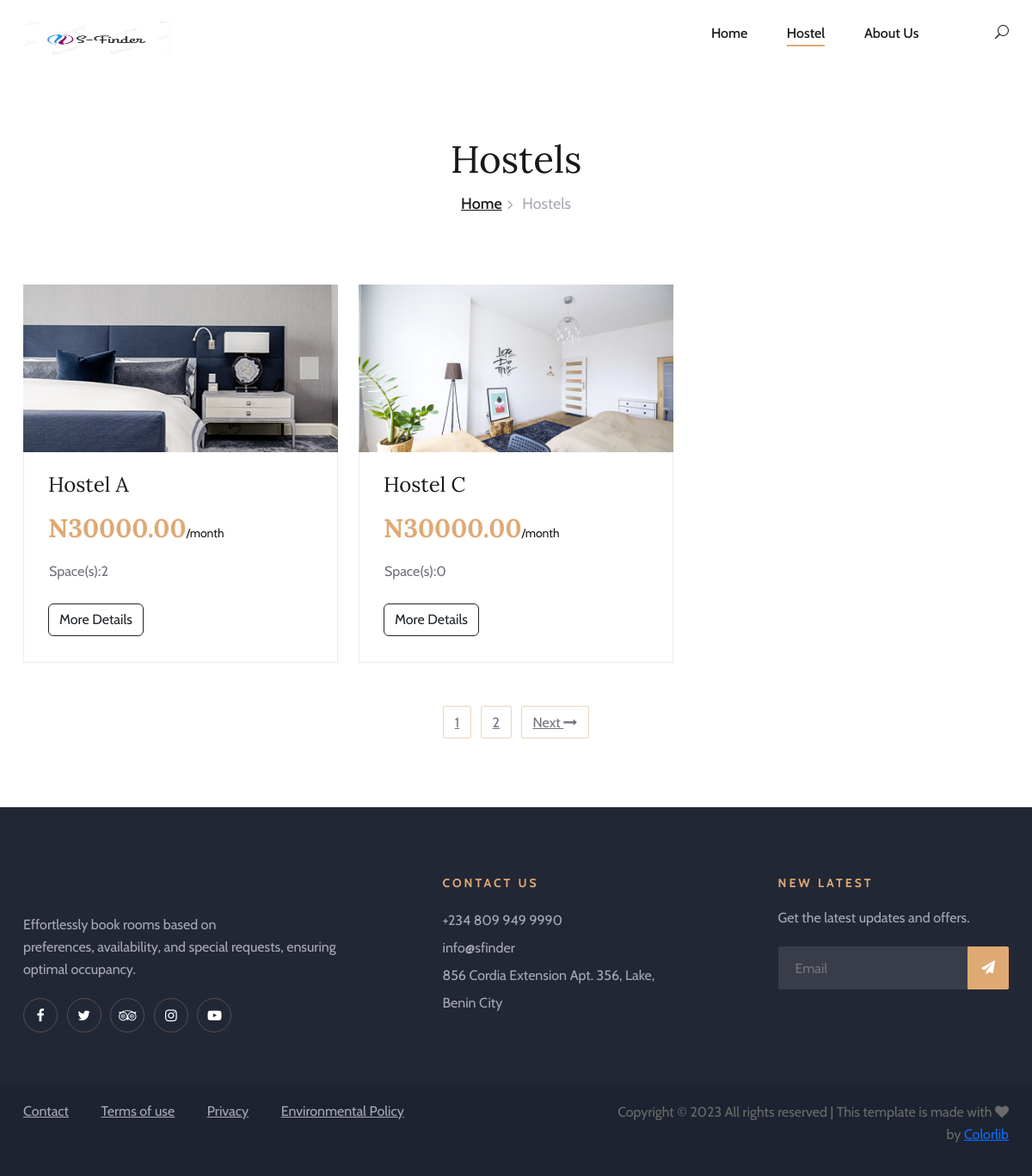
/hostels/, run on the app's committed database.
### booking/models.py (models this page shows, shortened)
class Accommodation(models.Model):
    name = models.CharField(max_length=100)
    address = models.TextField()
    capacity = models.PositiveIntegerField()
    description = models.TextField()
    price_per_month = models.DecimalField(max_digits=10, decimal_places=2)
    @property
    def getimage(self):
        imgs = roomImages.objects.filter(room_id=self.id).first()
        if imgs:
            return imgs.images.url
        else:
            return None
    @property
    def capacity(self):
        counter = roomCount.objects.get(Accommodation_id=self.id)
        return counter

class roomImages(models.Model):
    room = models.ForeignKey(Accommodation, on_delete=models.CASCADE)
    images = models.ImageField(upload_to="ROOMS/")

class roomCount(models.Model):
    Accommodation = models.ForeignKey(Accommodation, on_delete=models.CASCADE)
    count = models.IntegerField(default=0, blank=True)
    def __str__(self):
        return str(self.count)

### booking/views.py (the view)
# urls.py: path('hostels/', views.Accomodation_listing, name='accoms'),
def Accomodation_listing(request):
    query_accomodation = Accommodation.objects.all()
    context = {
        'dataset':query_accomodation
    }
    return render(request, 'index/rooms.html', context)

### templates/index/rooms.html
{%extends 'base.html' %}
{%block contents%}
    <div class="breadcrumb-section">
        <div class="container">
            <div class="row">
                <div class="col-lg-12">
                    <div class="breadcrumb-text">
                        <h2>Hostels</h2>
                        <div class="bt-option">
                            <a href="/">Home</a>
                            <span>Hostels</span>
                        </div>
                    </div>
                </div>
            </div>
        </div>
    </div>
    <section class="rooms-section spad">
        <div class="container">
            <div class="row">
                {%for data in dataset%}
                <div class="col-lg-4 col-md-6">
                    <div class="room-item">
                        <img src="{{data.getimage}}" alt="" width="100%" style="height: 195px;">
                        <div class="ri-text">
                            <h4>{{data.name}}</h4>
                            <h3>N{{data.price_per_month}}<span>/month</span></h3>
                            <table>
                                <tbody>
                                    <tr>
                                        <td class="r-o">Space(s):{%if data.capacity %}{{data.capacity}}{%endif%}</td>
                                    </tr>
                                </tbody>
                            </table>
                            <a href="{%url 'accom_details' data.pk%}" class="btn btn-outline-dark">More Details</a>
                        </div>
                    </div>
                </div>
                {%endfor%}
                <div class="col-lg-12">
                    <div class="room-pagination">
                        <a href="#">1</a>
                        <a href="#">2</a>
                        <a href="#">Next <i class="fa fa-long-arrow-right"></i></a>
                    </div>
                </div>
            </div>
        </div>
    </section>
{%endblock contents%}

### templates/base.html (shortened to what this page needs)
{%load static%}
<!DOCTYPE html>
<html lang="en">
  <head>
    <link
      rel="stylesheet"
      href="https://cdnjs.cloudflare.com/ajax/libs/bootstrap/5.2.3/css/bootstrap.min.css"
    />
    <link
      rel="stylesheet"
      href="{% static 'css/font-awesome.min.css' %}"
      type="text/css"
    />
    <link
      rel="stylesheet"
      href="{% static 'css/elegant-icons.css' %}"
      type="text/css"
    />
    <link
      rel="stylesheet"
      href="{% static 'css/flaticon.css' %}"
      type="text/css"
    />
    <link
      rel="stylesheet"
      href="{% static 'css/owl.carousel.min.css' %}"
      type="text/css"
    />
    <link
      rel="stylesheet"
      href="{% static 'css/nice-select.css' %}"
      type="text/css"
    />
    <link
      rel="stylesheet"
      href="{% static 'css/jquery-ui.min.css' %}"
      type="text/css"
    />
    <link
      rel="stylesheet"
      href="{% static 'css/magnific-popup.css' %}"
      type="text/css"
    />
    <link
      rel="stylesheet"
      href="{% static 'css/slicknav.min.css' %}"
      type="text/css"
    />
    <link
      rel="stylesheet"
      href="{% static 'css/style.css' %}"
      type="text/css"
    />
  </head>
  <body>
    <header class="header-section">
      <div class="menu-item">
        <div class="container">
          <div class="row">
            <div class="col-lg-2">
              <div class="logo">
                <a href="/">
                  <img src="{%static 'imgs/logo1.jpg' %}" alt="" style="height: 39px; width: 11rem;" />
                </a>
              </div>
            </div>
            <div class="col-lg-10">
              <div class="nav-menu">
                <nav class="mainmenu">
                  <ul>
                    <li id="id-home"><a class="text-decoration-none" href="/">Home</a></li>
                    <li id="id-hostel"><a class="text-decoration-none" href="{%url 'accoms' %}">Hostel</a></li>
                    <li id="id-about"><a class="text-decoration-none" href="{%url 'about' %}">About Us</a></li>
                  </ul>
                </nav>
                <div class="nav-right search-switch">
                  <i class="icon_search"></i>
                </div>
              </div>
            </div>
          </div>
        </div>
      </div>
    </header>
    {%block contents%}{%endblock contents%}
    <footer class="footer-section">
      <div class="container">
        <div class="footer-text">
          <div class="row">
            <div class="col-lg-4">
              <div class="ft-about">
                <div class="logo">
                </div>
                <p>
                  Effortlessly book rooms based on <br />
                  preferences, availability, and special requests, ensuring optimal occupancy.
                </p>
                <div class="fa-social">
                  <a href="#"><i class="fa fa-facebook"></i></a>
                  <a href="#"><i class="fa fa-twitter"></i></a>
                  <a href="#"><i class="fa fa-tripadvisor"></i></a>
                  <a href="#"><i class="fa fa-instagram"></i></a>
                  <a href="#"><i class="fa fa-youtube-play"></i></a>
                </div>
              </div>
            </div>
            <div class="col-lg-3 offset-lg-1">
              <div class="ft-contact">
                <h6>Contact Us</h6>
                <ul>
                  <li>+234 809 949 9990</li>
                  <li>info@sfinder</li>
                  <li>856 Cordia Extension Apt. 356, Lake, Benin City</li>
                </ul>
              </div>
            </div>
            <div class="col-lg-3 offset-lg-1">
              <div class="ft-newslatter">
                <h6>New latest</h6>
                <p>Get the latest updates and offers.</p>
                <form action="#" class="fn-form">
                  <input type="text" placeholder="Email" />
                  <button type="submit"><i class="fa fa-send"></i></button>
                </form>
              </div>
            </div>
          </div>
        </div>
      </div>
      <div class="copyright-option">
        <div class="container">
          <div class="row">
            <div class="col-lg-7">
              <ul>
                <li><a href="#">Contact</a></li>
                <li><a href="#">Terms of use</a></li>
                <li><a href="#">Privacy</a></li>
                <li><a href="#">Environmental Policy</a></li>
              </ul>
            </div>
            <div class="col-lg-5">
              <div class="co-text">
                <p>
                  Copyright &copy;
                  All rights reserved | This template is made with
                  <i class="fa fa-heart" aria-hidden="true"></i> by
                  <a href="https://colorlib.com" target="_blank">Colorlib</a>
                </p>
              </div>
            </div>
          </div>
        </div>
      </div>
    </footer>
  </body>
</html>

### data on the page
Accommodation: getimage (picture), name "Hostel A", price_per_month "30000.00", capacity "2"
Accommodation: getimage (picture), name "Hostel C", price_per_month "30000.00", capacity "0"
